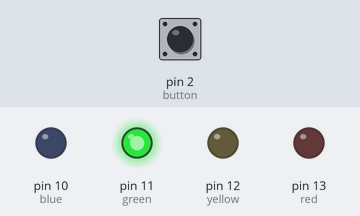
A sketch run on a simulated Arduino Uno, built with avr-gcc and run on an emulated ATmega328P. Parts: output pins drawn as LEDs (lit = HIGH). Inputs (shaded band) come from the test bench; at power-on: pin 2 (button) LOW.

Above: at 1.2 s.
1.3 s: pin 2 (button) pulled HIGH for 0.15 s
At 2.5 s:
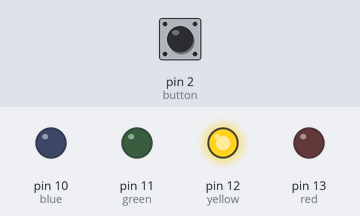
At 7.5 s:
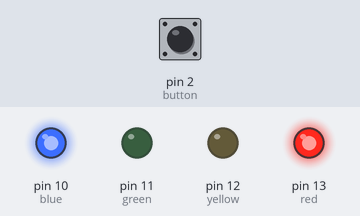
Timing chart, 0 to 12.8 s (numbered marks = the images above; inputs shaded):
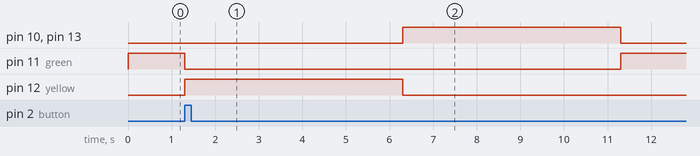

The sketch:

Pedestrian_crossing.ino
```cpp
const int red=13;
const int yellow=12;
const int green =11;
const int blue =10;
const int button=2;
bool buttonPressed = false;

void setup()
{
  pinMode(red, OUTPUT);
  pinMode(yellow,OUTPUT);
  pinMode(green,OUTPUT);
  pinMode(blue,OUTPUT);
  pinMode(button,INPUT);
  digitalWrite(green,HIGH);
}

void loop()
{
  if (digitalRead(button)==HIGH)
  {
    buttonPressed = true;
  }
  if (buttonPressed)
  {
    digitalWrite(green,LOW);
    digitalWrite(yellow,HIGH);
    delay(5000);
    digitalWrite(yellow,LOW);
    digitalWrite(red,HIGH);
    digitalWrite(blue,HIGH);
    delay(5000);
    digitalWrite(blue,LOW);
    digitalWrite(red,LOW);
    digitalWrite(green,HIGH);
    delay(6000);
    buttonPressed = false;
  }

}
```

Measured:
- after the input at 1.3 s, pin 10 (blue), pin 13 (red): LOW → HIGH after 5.0 s, → LOW 5.0 s later; pin 11 (green): HIGH → LOW at once, → HIGH 10.0 s later; pin 12 (yellow): LOW → HIGH at once, → LOW 5.0 s later
